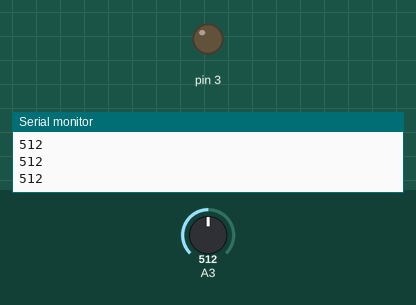
Simulated run of this sketch. Board: Arduino Uno, built with avr-gcc and run on an emulated ATmega328P. On the bench: output pins drawn as LEDs (lit = HIGH), the last lines printed to the serial monitor. Inputs (shaded band) come from the test bench; at power-on: A3 = 512.

Above: at 1.2 s.
1.3 s: A3 set to 160
2.8 s: A3 set to 143
At 4.0 s:
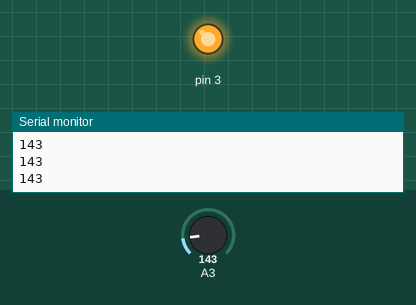
4.3 s: A3 set to 306
At 5.4 s:
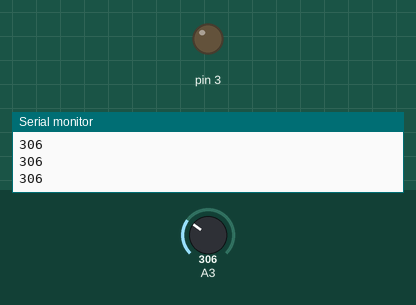
5.8 s: A3 set to 140
At 6.7 s:
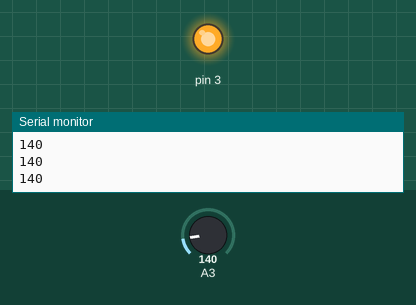
Timing chart, 0 to 8.3 s (numbered marks = the images above; inputs shaded):
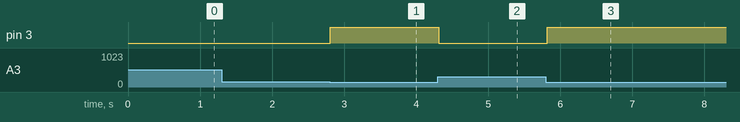

Measured:
- the behaviour switches between 150 and 149 on A3 (found by bisection; images 0 and 1)
- after the input at 2.8 s, pin 3: LOW → HIGH at once
- after the input at 4.3 s, pin 3: HIGH → LOW at once
- after the input at 5.8 s, pin 3: LOW → HIGH at once

The sketch:

Project_24.1.ino
```cpp
int val = 0;

void setup()
{
  Serial.begin(9600);
  pinMode(3, OUTPUT);
}

void loop()
{
  val = analogRead(A3);
  Serial.println(val);
  if (val < 150)
  {
    digitalWrite(3, HIGH);
  }
  else
  {
    digitalWrite(3, LOW);
  }
  delay(100);
}
```
